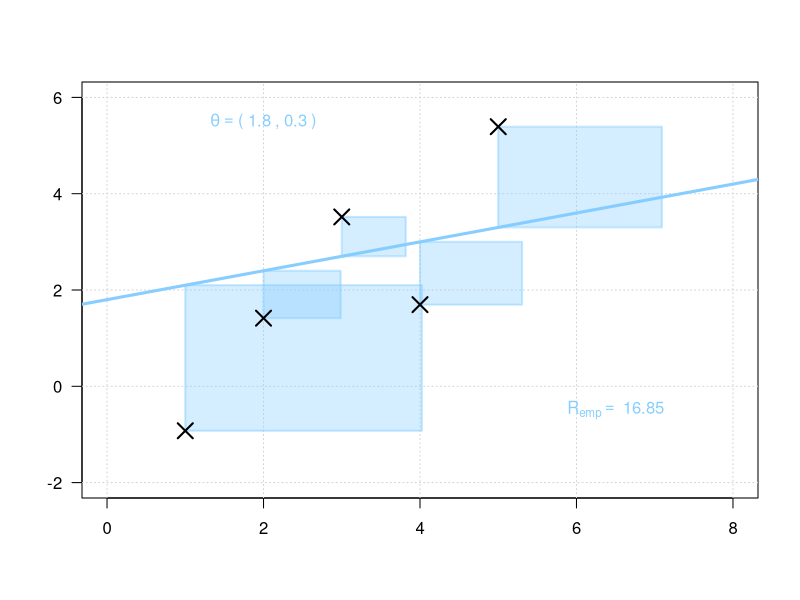
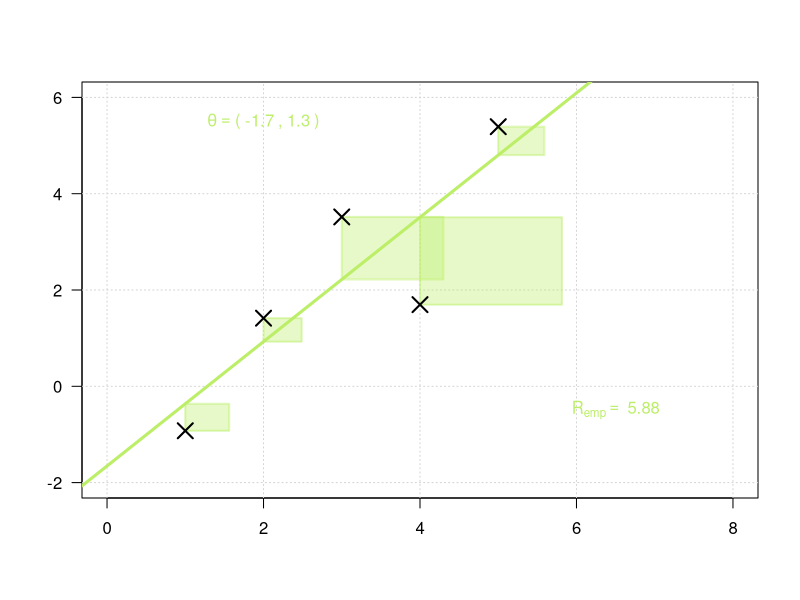
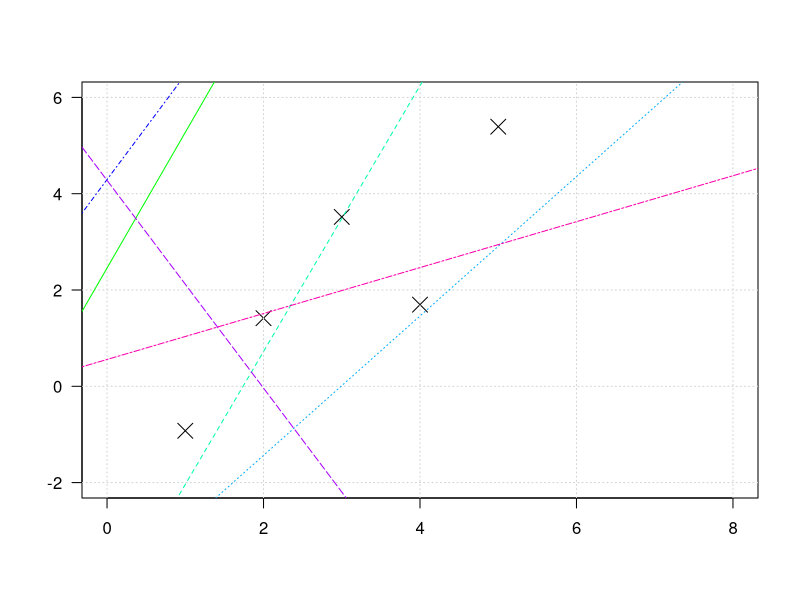

Recreate these plots in R, in order.
library(ggplot2)

# DATA -------------------------------------------------------------------------

set.seed(pi)

x = 1:5
y = x + rnorm(5, 0, 2)
m = lm(y ~ x)

coef1 <- c(1.8, .3)
coef2 <- c(1, .1)
coef3 <- c(0.5, .8)

# FUNCTIONS --------------------------------------------------------------------

colBlue = function(alpha) { rgb(135, 206, 255, alpha, maxColorValue = 255) }
colGreen = function(alpha) { rgb(188, 238, 104, alpha, maxColorValue = 255) }

data_plot = function(x, y) {
  
  plot(x, 
       y, 
       ylim = c(-2, 6), 
       xlim = c(0, 8), 
       cex = 2, 
       pch = 4, 
       las = 1, 
       ann = "false")
  
  grid()
  
}

add_lm = function(coef, color, coef_label) {
  
  abline(coef = coef, col = color(255), lwd = 3)
  coef <- round(coef, 1)
  
  text(x = coef_label[1], 
       y = coef_label[2], 
       labels = bquote(theta == "("~.(coef[1])~","~.(coef[2])~")"),
       col = color(255))
  
}

add_errors = function(x, y, coef, color, sse_label) {
  
  hat_y = cbind(1, x) %*% coef
  w = abs(y - hat_y)
  
  rect(xleft = x, 
       ybottom = y, 
       xright = x + w, 
       ytop = hat_y, 
       col = color(90),
       border = color(120), 
       lwd = 2)
  
  text(x = sse_label[1], 
       y = sse_label[2], 
       labels = bquote(R[emp] == ~ .(sum(round(w^2, 2)))), #paste0("SSE: ", sum(round(w^2, 2))),
       col = color(255))
  
  points(x, y, cex = 2, pch = 4, lwd = 2)
  
}

frame_plot = function(x, y, coef, color, coef_label, sse_label) {
  
  data_plot(x, y)
  add_lm(coef, color, coef_label)
  add_errors(x, y, coef, color, sse_label)
  
}

pdf("../figure/lm_reg1.pdf", height = 3, width = 4)
frame_plot(x, y, coef1, colBlue, c(2, 5.5), c(x = 6.5, y = -0.5))
dev.off()

pdf("../figure/lm_reg2.pdf", height = 3, width = 4)
frame_plot(x, y, coef(m), colGreen, c(2, 5.5), c(x = 6.5, y =  -0.5))
dev.off()


pdf("../figure/lm_reg3.pdf", height = 3, width = 4)
data_plot(x,y) 
num_lines <- 6
offset <- 3
set.seed(234)
cl <- rainbow(offset+num_lines)
for(i in 1:num_lines){
  abline( coef = runif(2,-5,5), lwd=1, col=cl[offset+i], lty=i)
}
dev.off()
